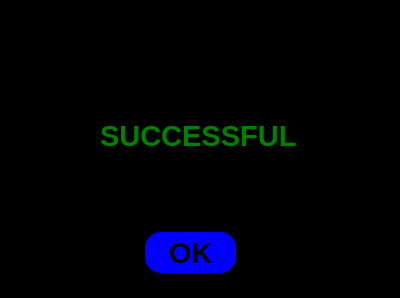
<?xml version="1.0" encoding="UTF-8"?>
<ui version="4.0">
 <class>Dialog</class>
 <widget class="QDialog" name="Dialog">
  <property name="geometry">
   <rect>
    <x>0</x>
    <y>0</y>
    <width>400</width>
    <height>298</height>
   </rect>
  </property>
  <property name="windowTitle">
   <string>Dialog</string>
  </property>
  <widget class="QLabel" name="label">
   <property name="geometry">
    <rect>
     <x>0</x>
     <y>-10</y>
     <width>411</width>
     <height>331</height>
    </rect>
   </property>
   <property name="styleSheet">
    <string notr="true">.QLabel {
background-color: black;
}</string>
   </property>
   <property name="text">
    <string/>
   </property>
  </widget>
  <widget class="QLabel" name="label_2">
   <property name="geometry">
    <rect>
     <x>100</x>
     <y>110</y>
     <width>201</width>
     <height>51</height>
    </rect>
   </property>
   <property name="font">
    <font>
     <pointsize>22</pointsize>
     <weight>75</weight>
     <bold>true</bold>
    </font>
   </property>
   <property name="styleSheet">
    <string notr="true">.QLabel {
color: green;
}</string>
   </property>
   <property name="text">
    <string>SUCCESSFUL</string>
   </property>
  </widget>
  <widget class="QPushButton" name="ok_btn">
   <property name="geometry">
    <rect>
     <x>145</x>
     <y>232</y>
     <width>91</width>
     <height>41</height>
    </rect>
   </property>
   <property name="font">
    <font>
     <pointsize>22</pointsize>
     <weight>75</weight>
     <bold>true</bold>
    </font>
   </property>
   <property name="styleSheet">
    <string notr="true">.QPushButton {
background-color: blue;
border-radius: 16px
}

.QPushButton:hover {
background-color: blue;
border-radius: 10px;
color: white;
}</string>
   </property>
   <property name="text">
    <string>OK</string>
   </property>
  </widget>
 </widget>
 <resources/>
 <connections/>
</ui>
